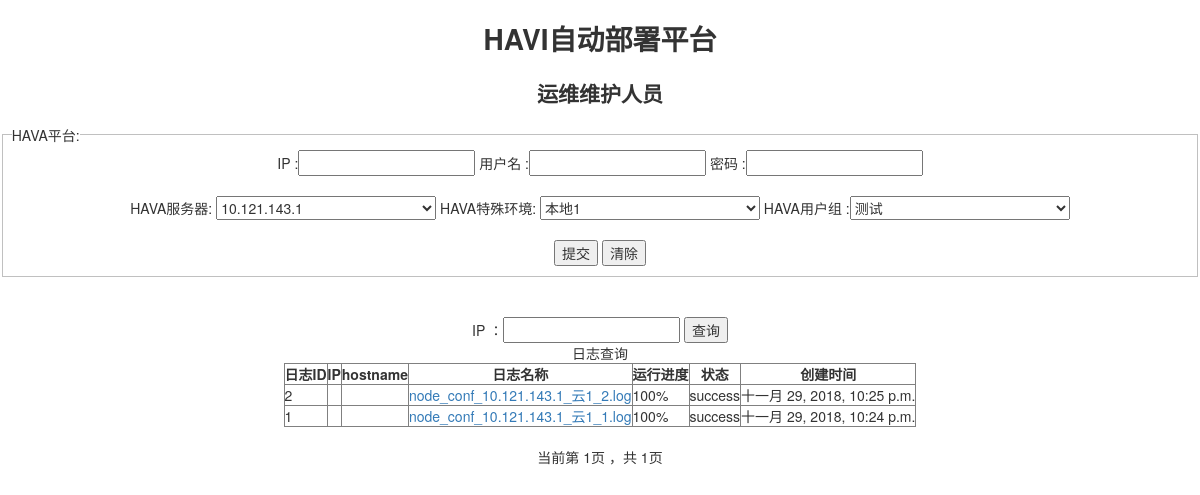
Before: /index/ with the older database file.
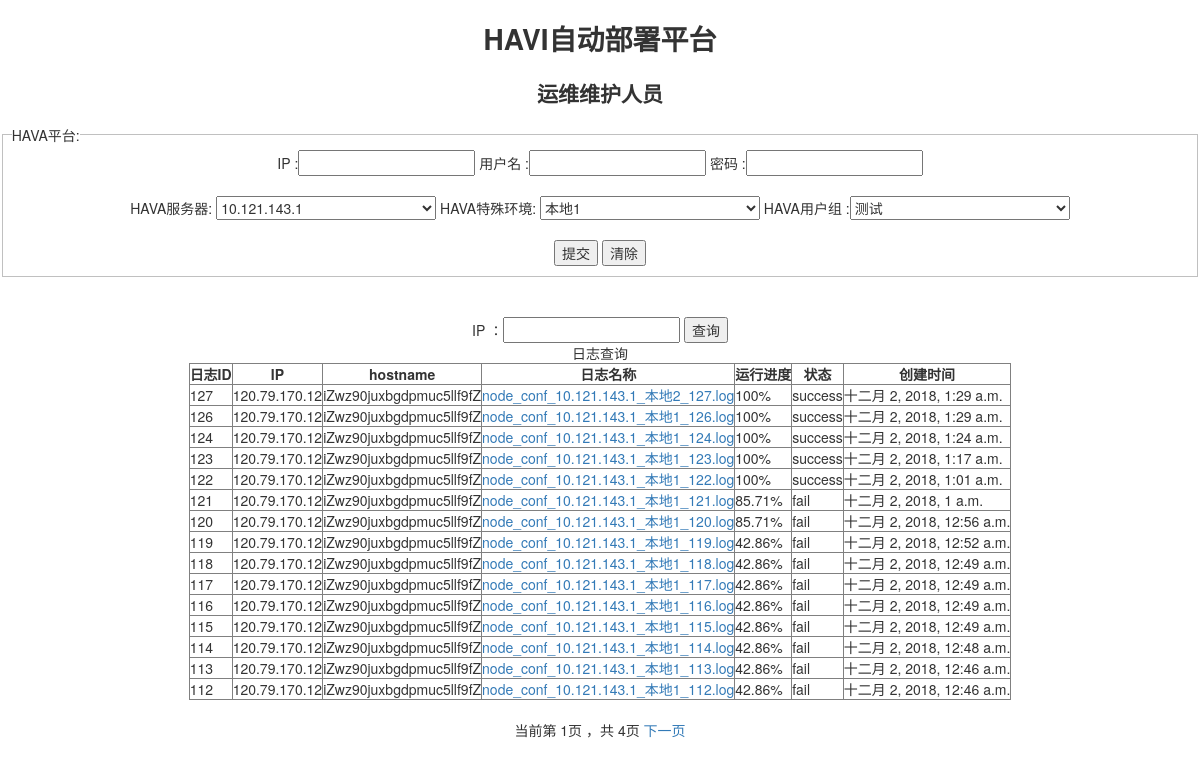
After: the same page with the newer database file.
### havaApp/models.py (models this page shows)
class LogInfo(models.Model):
    log_id = models.IntegerField()
    log_context = models.CharField(max_length=1000)
    hava_submit_log_name = models.CharField(max_length=50, default='')
    hava_submit_log_pid = models.CharField(max_length=50, default='')
    states = models.CharField(max_length=50, default='')
    step = models.CharField(max_length=10, default='')
    gmt_create = models.DateTimeField(auto_now=True)
    ip = models.CharField(max_length=100, default='')
    host_name = models.CharField(max_length=100, default='')

### havaApp/views.py (the view)
# urls.py: path('index/', views.index),
def index(req):
    ip = req.GET.get('ip')
    page = req.GET.get('page')
    if ip:
        get_log_states(ip)
        contact_list = LogInfo.objects.filter(ip=ip).order_by('-log_id')
    else:
        get_log_states()
        contact_list = LogInfo.objects.all().order_by('-log_id')
    paginator = Paginator(contact_list, 15)  # Show 25 contacts per page
    try:
        contacts = paginator.page(page)
    except PageNotAnInteger:
        contacts = paginator.page(1)
    except EmptyPage:
        contacts = paginator.page(paginator.num_pages)
    print(contacts)
    return render(req, 'index.html',  {"contacts": contacts})

### havaApp/get_log.py (called while the page is built, shortened)
def get_log_states(ip='0'):
    if ip == '0':
        run = LogInfo.objects.filter(states='run').values()
    else:
        run = LogInfo.objects.filter(ip=ip,states='run').values()
    BASE_DIR = os.path.dirname(os.path.abspath(__file__))
    if not run:
        return

### templates/index.html (shortened to what this page needs)
<!DOCTYPE html>
<html lang="en">
<head>
    <link rel="stylesheet" href="../static/css/bootstrap.css">
    <link rel="stylesheet" href="../static/css/bootstrap-select.css">
    <link href="../static/bootstrap-table/dist/bootstrap-table.css" rel="stylesheet"/>
</head>
<body>
<div align="center">
    <h1> HAVI自动部署平台</h1>
    <h2> 运维维护人员</h2>
    <form  action="/submit/" method="post" onsubmit="return havaSubmit()">
        <fieldset>
            <legend>HAVA平台:</legend>
            IP :<input type="text" id="ip" name="ip">
            用户名 :<input type="text" id="user" name="user">
            密码 :<input type="text" id="password" name="password"><br><br>
            HAVA服务器: <select onChange="change()"
                             id="hava_node" name="hava_node" class="bootstrap-select" data-style="btn-primary">
            <option value="10.121.143.1">10.121.143.1</option>
        </select>
            HAVA特殊环境: <select id="hava_config"
                              name="hava_config" class="bootstrap-select" data-style="btn-primary">
            <option value="本地1">本地1</option>
        </select>
            HAVA用户组 :<select class="bootstrap-select" data-style="btn-primary" id="hava_user_group"
                             name="hava_user_group">
            <option value="测试">测试</option>
        </select><br><br>
            <button type="submit" id="submit" value="提交">提交</button>
            <button type="reset">清除</button>
        </fieldset>
        <br> <br>
    </form>
</div>
<div align="center">
    <form action="/index/" method="get">
        IP ：<input type="text" name="ip">
        <button name="submit">查询</button>
    </form>
    <table id="log_info" cellpadding="1" cellspacing="0" border="1">
        <caption align="top">日志查询</caption>
        <thead>
        <tr>
            <th>日志ID</th>
            <th>IP</th>
            <th>hostname</th>
            <th>日志名称</th>
            <th>运行进度</th>
            <th>状态</th>
            <th>创建时间</th>
        </tr>
        </thead>
        <tbody>
        {% for line in contacts %}
            <tr>
                <td>{{ line.log_id }}</td>
                <td>{{ line.ip }}</td>
                <td>{{ line.host_name }}</td>
                <td>
                    <a href="http://127.0.0.1:8000/show_log?log_name={{ line.hava_submit_log_name }}&ip={{ line.ip }} "
                       target="_blank">{{ line.hava_submit_log_name }}</a></td>
                <td>{{ line.step }}</td>
                <td>{{ line.states }}</td>
                <td>{{ line.gmt_create }}</td>
            </tr>
        {% endfor %}
        </tbody>
    </table>
    <br>
    <div class="pagination">
    <span class="step-links">
        <span class="current">
            当前第 {{ contacts.number }}页 ，共 {{ contacts.paginator.num_pages }}页
        </span>
        {% if contacts.has_next %}
            <a href="?page={{ contacts.next_page_number }}">下一页</a>
        {% endif %}
    </span>
    </div>
</div>
</body>
</html>

Changed rows visible on the page:
removed LogInfo: log_id "2", hava_submit_log_name "node_conf_10.121.143.1_云1_2.log", step "100%", states "success", gmt_create "十一月 29, 2018, 10:25 p.m."
removed LogInfo: log_id "1", hava_submit_log_name "node_conf_10.121.143.1_云1_1.log", step "100%", states "success", gmt_create "十一月 29, 2018, 10:24 p.m."
added LogInfo: log_id "127", ip "120.79.170.12", host_name "iZwz90juxbgdpmuc5llf9fZ", hava_submit_log_name "node_conf_10.121.143.1_本地2_127.log", step "100%", states "success", gmt_create "十二月 2, 2018, 1:29 a.m."
added LogInfo: log_id "126", ip "120.79.170.12", host_name "iZwz90juxbgdpmuc5llf9fZ", hava_submit_log_name "node_conf_10.121.143.1_本地1_126.log", step "100%", states "success", gmt_create "十二月 2, 2018, 1:29 a.m."
added LogInfo: log_id "124", ip "120.79.170.12", host_name "iZwz90juxbgdpmuc5llf9fZ", hava_submit_log_name "node_conf_10.121.143.1_本地1_124.log", step "100%", states "success", gmt_create "十二月 2, 2018, 1:24 a.m."
added LogInfo: log_id "123", ip "120.79.170.12", host_name "iZwz90juxbgdpmuc5llf9fZ", hava_submit_log_name "node_conf_10.121.143.1_本地1_123.log", step "100%", states "success", gmt_create "十二月 2, 2018, 1:17 a.m."
added LogInfo: log_id "122", ip "120.79.170.12", host_name "iZwz90juxbgdpmuc5llf9fZ", hava_submit_log_name "node_conf_10.121.143.1_本地1_122.log", step "100%", states "success", gmt_create "十二月 2, 2018, 1:01 a.m."
added LogInfo: log_id "121", ip "120.79.170.12", host_name "iZwz90juxbgdpmuc5llf9fZ", hava_submit_log_name "node_conf_10.121.143.1_本地1_121.log", step "85.71%", states "fail", gmt_create "十二月 2, 2018, 1 a.m."
added LogInfo: log_id "120", ip "120.79.170.12", host_name "iZwz90juxbgdpmuc5llf9fZ", hava_submit_log_name "node_conf_10.121.143.1_本地1_120.log", step "85.71%", states "fail", gmt_create "十二月 2, 2018, 12:56 a.m."
added LogInfo: log_id "119", ip "120.79.170.12", host_name "iZwz90juxbgdpmuc5llf9fZ", hava_submit_log_name "node_conf_10.121.143.1_本地1_119.log", step "42.86%", states "fail", gmt_create "十二月 2, 2018, 12:52 a.m."
added LogInfo: log_id "118", ip "120.79.170.12", host_name "iZwz90juxbgdpmuc5llf9fZ", hava_submit_log_name "node_conf_10.121.143.1_本地1_118.log", step "42.86%", states "fail", gmt_create "十二月 2, 2018, 12:49 a.m."
added LogInfo: log_id "117", ip "120.79.170.12", host_name "iZwz90juxbgdpmuc5llf9fZ", hava_submit_log_name "node_conf_10.121.143.1_本地1_117.log", step "42.86%", states "fail", gmt_create "十二月 2, 2018, 12:49 a.m."
added LogInfo: log_id "116", ip "120.79.170.12", host_name "iZwz90juxbgdpmuc5llf9fZ", hava_submit_log_name "node_conf_10.121.143.1_本地1_116.log", step "42.86%", states "fail", gmt_create "十二月 2, 2018, 12:49 a.m."
added LogInfo: log_id "115", ip "120.79.170.12", host_name "iZwz90juxbgdpmuc5llf9fZ", hava_submit_log_name "node_conf_10.121.143.1_本地1_115.log", step "42.86%", states "fail", gmt_create "十二月 2, 2018, 12:49 a.m."
added LogInfo: log_id "114", ip "120.79.170.12", host_name "iZwz90juxbgdpmuc5llf9fZ", hava_submit_log_name "node_conf_10.121.143.1_本地1_114.log", step "42.86%", states "fail", gmt_create "十二月 2, 2018, 12:48 a.m."
added LogInfo: log_id "113", ip "120.79.170.12", host_name "iZwz90juxbgdpmuc5llf9fZ", hava_submit_log_name "node_conf_10.121.143.1_本地1_113.log", step "42.86%", states "fail", gmt_create "十二月 2, 2018, 12:46 a.m."
added LogInfo: log_id "112", ip "120.79.170.12", host_name "iZwz90juxbgdpmuc5llf9fZ", hava_submit_log_name "node_conf_10.121.143.1_本地1_112.log", step "42.86%", states "fail", gmt_create "十二月 2, 2018, 12:46 a.m."
Other visible differences:
{{ contacts.paginator.num_pages }}: "1" → "4"
text now shown: "下一页"
